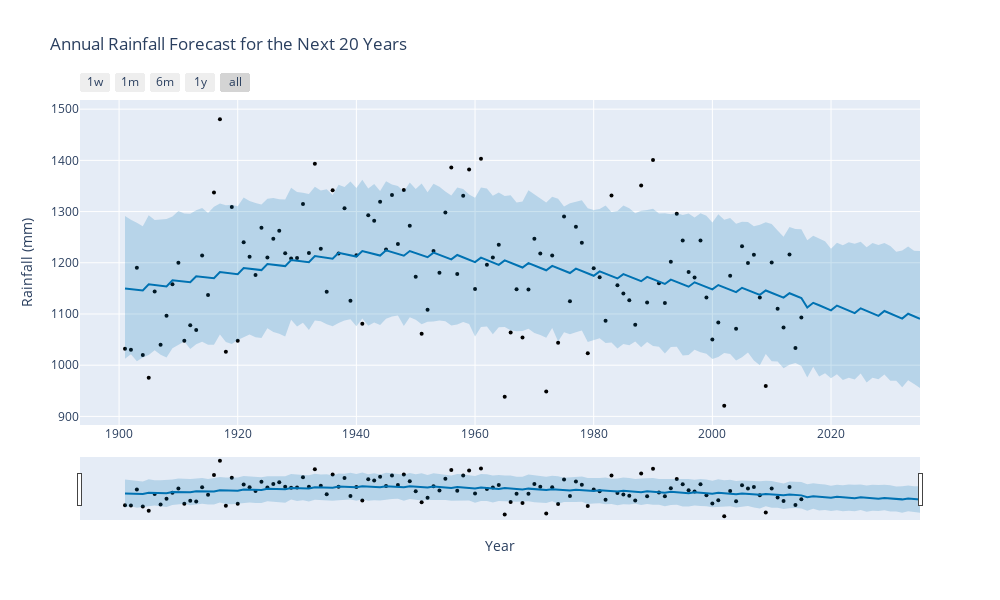

Notebook cell for this chart:
### Markdown cell above
Finally, we will use the Prophet library to forecast annual rainfall for the next 20 years:

### Code cell
rainfall_data['DATE'] = pd.to_datetime(rainfall_data['YEAR'], format='%Y')
annual_rainfall_ts = rainfall_data.set_index('DATE')['ANNUAL']

from prophet import Prophet

# prepare the data for Prophet
prophet_data = annual_rainfall_ts.reset_index()
prophet_data.columns = ['ds','y']

from prophet.plot import plot_plotly, plot_components_plotly

prophet_model = Prophet()
prophet_model.fit(prophet_data)

# create a future dataframe for the next 20 years
future = prophet_model.make_future_dataframe(periods=20,freq='Y')
forecast = prophet_model.predict(future)

fig_forecast = plot_plotly(prophet_model,forecast)

fig_forecast.update_layout(
    title='Annual Rainfall Forecast for the Next 20 Years',
    xaxis_title='Year',
    yaxis_title='Rainfall (mm)',
    width=1000
)
fig_forecast.show()

### Figure 1 — Plotly figure (JSON) as saved in the notebook; plotly's stock layout.template omitted (floating-point values rounded to 4 significant figures; data arrays with more than 128 entries replaced by an {"elided": "..."} marker saying what was removed)
{"data": [{"marker": {"color": "black", "size": 4}, "mode": "markers", "name": "Actual", "type": "scatter", "x": ["1901-01-01T00:00:00", "1902-01-01T00:00:00", "1903-01-01T00:00:00", "1904-01-01T00:00:00", "1905-01-01T00:00:00", "1906-01-01T00:00:00", "1907-01-01T00:00:00", "1908-01-01T00:00:00", "1909-01-01T00:00:00", "1910-01-01T00:00:00", "1911-01-01T00:00:00", "1912-01-01T00:00:00", "1913-01-01T00:00:00", "1914-01-01T00:00:00", "1915-01-01T00:00:00", "1916-01-01T00:00:00", "1917-01-01T00:00:00", "1918-01-01T00:00:00", "1919-01-01T00:00:00", "1920-01-01T00:00:00", "1921-01-01T00:00:00", "1922-01-01T00:00:00", "1923-01-01T00:00:00", "1924-01-01T00:00:00", "1925-01-01T00:00:00", "1926-01-01T00:00:00", "1927-01-01T00:00:00", "1928-01-01T00:00:00", "1929-01-01T00:00:00", "1930-01-01T00:00:00", "1931-01-01T00:00:00", "1932-01-01T00:00:00", "1933-01-01T00:00:00", "1934-01-01T00:00:00", "1935-01-01T00:00:00", "1936-01-01T00:00:00", "1937-01-01T00:00:00", "1938-01-01T00:00:00", "1939-01-01T00:00:00", "1940-01-01T00:00:00", "1941-01-01T00:00:00", "1942-01-01T00:00:00", "1943-01-01T00:00:00", "1944-01-01T00:00:00", "1945-01-01T00:00:00", "1946-01-01T00:00:00", "1947-01-01T00:00:00", "1948-01-01T00:00:00", "1949-01-01T00:00:00", "1950-01-01T00:00:00", "1951-01-01T00:00:00", "1952-01-01T00:00:00", "1953-01-01T00:00:00", "1954-01-01T00:00:00", "1955-01-01T00:00:00", "1956-01-01T00:00:00", "1957-01-01T00:00:00", "1958-01-01T00:00:00", "1959-01-01T00:00:00", "1960-01-01T00:00:00", "1961-01-01T00:00:00", "1962-01-01T00:00:00", "1963-01-01T00:00:00", "1964-01-01T00:00:00", "1965-01-01T00:00:00", "1966-01-01T00:00:00", "1967-01-01T00:00:00", "1968-01-01T00:00:00", "1969-01-01T00:00:00", "1970-01-01T00:00:00", "1971-01-01T00:00:00", "1972-01-01T00:00:00", "1973-01-01T00:00:00", "1974-01-01T00:00:00", "1975-01-01T00:00:00", "1976-01-01T00:00:00", "1977-01-01T00:00:00", "1978-01-01T00:00:00", "1979-01-01T00:00:00", "1980-01-01T00:00:00", "1981-01-01T00:00:00", "1982-01-01T00:00:00", "1983-01-01T00:00:00", "1984-01-01T00:00:00", "1985-01-01T00:00:00", "1986-01-01T00:00:00", "1987-01-01T00:00:00", "1988-01-01T00:00:00", "1989-01-01T00:00:00", "1990-01-01T00:00:00", "1991-01-01T00:00:00", "1992-01-01T00:00:00", "1993-01-01T00:00:00", "1994-01-01T00:00:00", "1995-01-01T00:00:00", "1996-01-01T00:00:00", "1997-01-01T00:00:00", "1998-01-01T00:00:00", "1999-01-01T00:00:00", "2000-01-01T00:00:00", "2001-01-01T00:00:00", "2002-01-01T00:00:00", "2003-01-01T00:00:00", "2004-01-01T00:00:00", "2005-01-01T00:00:00", "2006-01-01T00:00:00", "2007-01-01T00:00:00", "2008-01-01T00:00:00", "2009-01-01T00:00:00", "2010-01-01T00:00:00", "2011-01-01T00:00:00", "2012-01-01T00:00:00", "2013-01-01T00:00:00", "2014-01-01T00:00:00", "2015-01-01T00:00:00"], "y": [1032.0, 1030.0, 1190.0, 1020.0, 975.3, 1144.0, 1040.0, 1097.0, 1158.0, 1200.0, 1048.0, 1078.0, 1069.0, 1214.0, 1137.0, 1337.0, 1480.0, 1026.0, 1309.0, 1048.0, 1240.0, 1212.0, 1176.0, 1268.0, 1210.0, 1247.0, 1263.0, 1218.0, 1208.0, 1209.0, 1315.0, 1219.0, 1394.0, 1228.0, 1143.0, 1342.0, 1218.0, 1307.0, 1126.0, 1215.0, 1081.0, 1293.0, 1282.0, 1319.0, 1226.0, 1333.0, 1237.0, 1342.0, 1272.0, 1172.0, 1061.0, 1108.0, 1223.0, 1180.0, 1298.0, 1386.0, 1178.0, 1331, 1382.0, 1149, 1403, 1196.0, 1210.0, 1235.0, 938.4, 1064, 1148.0, 1054.0, 1148.0, 1247, 1218, 948.5, 1214, 1044.0, 1290.0, 1125.0, 1270.0, 1239.0, 1023.0, 1190.0, 1172.0, 1087.0, 1332.0, 1156.0, 1140, 1127.0, 1079.0, 1351, 1122.0, 1401.0, 1160.0, 1121.0, 1202.0, 1296.0, 1244.0, 1182.0, 1171.0, 1244.0, 1132, 1050.0, 1083.0, 920.8, 1174.0, 1071.0, 1232.0, 1199.0, 1216.0, 1132.0, 959.3, 1200.0, 1110.0, 1074.0, 1216.0, 1034.0, 1093.0]}, {"hoverinfo": "skip", "line": {"width": 0}, "mode": "lines", "type": "scatter", "x": {"elided": "135 str values"}, "y": {"elided": "135 float values"}}, {"fill": "tonexty", "fillcolor": "rgba(0, 114, 178, 0.2)", "line": {"color": "#0072B2", "width": 2}, "mode": "lines", "name": "Predicted", "type": "scatter", "x": {"elided": "135 str values"}, "y": {"elided": "135 float values"}}, {"fill": "tonexty", "fillcolor": "rgba(0, 114, 178, 0.2)", "hoverinfo": "skip", "line": {"width": 0}, "mode": "lines", "type": "scatter", "x": {"elided": "135 str values"}, "y": {"elided": "135 float values"}}], "layout": {"height": 600, "showlegend": false, "title": {"text": "Annual Rainfall Forecast for the Next 20 Years"}, "width": 1000, "xaxis": {"autorange": true, "range": ["1893-05-31 16:45:16.9811", "2034-12-31"], "rangeselector": {"buttons": [{"count": 7, "label": "1w", "step": "day", "stepmode": "backward"}, {"count": 1, "label": "1m", "step": "month", "stepmode": "backward"}, {"count": 6, "label": "6m", "step": "month", "stepmode": "backward"}, {"count": 1, "label": "1y", "step": "year", "stepmode": "backward"}, {"step": "all"}]}, "rangeslider": {"autorange": true, "range": ["1893-05-31 16:45:16.9811", "2034-12-31"], "visible": true, "yaxis": {"_template": null, "rangemode": "match"}}, "title": {"text": "Year"}, "type": "date"}, "yaxis": {"autorange": true, "range": [883.2, 1518.0], "title": {"text": "Rainfall (mm)"}, "type": "linear"}}}
